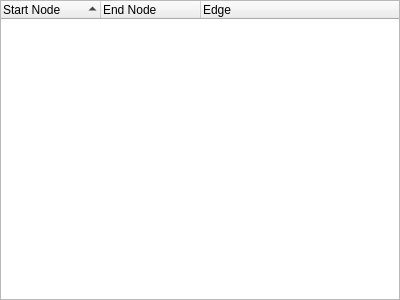
<?xml version="1.0" encoding="UTF-8"?>
<ui version="4.0">
 <class>CCommutationTable</class>
 <widget class="QWidget" name="CCommutationTable">
  <property name="geometry">
   <rect>
    <x>0</x>
    <y>0</y>
    <width>400</width>
    <height>300</height>
   </rect>
  </property>
  <property name="windowTitle">
   <string>Form</string>
  </property>
  <layout class="QVBoxLayout" name="verticalLayout">
   <property name="leftMargin">
    <number>0</number>
   </property>
   <property name="topMargin">
    <number>0</number>
   </property>
   <property name="rightMargin">
    <number>0</number>
   </property>
   <property name="bottomMargin">
    <number>0</number>
   </property>
   <item>
    <widget class="QTreeWidget" name="Table">
     <property name="editTriggers">
      <set>QAbstractItemView::NoEditTriggers</set>
     </property>
     <property name="alternatingRowColors">
      <bool>true</bool>
     </property>
     <property name="selectionMode">
      <enum>QAbstractItemView::ExtendedSelection</enum>
     </property>
     <property name="rootIsDecorated">
      <bool>false</bool>
     </property>
     <property name="uniformRowHeights">
      <bool>true</bool>
     </property>
     <property name="sortingEnabled">
      <bool>true</bool>
     </property>
     <property name="allColumnsShowFocus">
      <bool>true</bool>
     </property>
     <attribute name="headerCascadingSectionResizes">
      <bool>true</bool>
     </attribute>
     <column>
      <property name="text">
       <string notr="true">Start Node</string>
      </property>
     </column>
     <column>
      <property name="text">
       <string>End Node</string>
      </property>
     </column>
     <column>
      <property name="text">
       <string>Edge</string>
      </property>
     </column>
    </widget>
   </item>
  </layout>
 </widget>
 <resources/>
 <connections/>
</ui>
